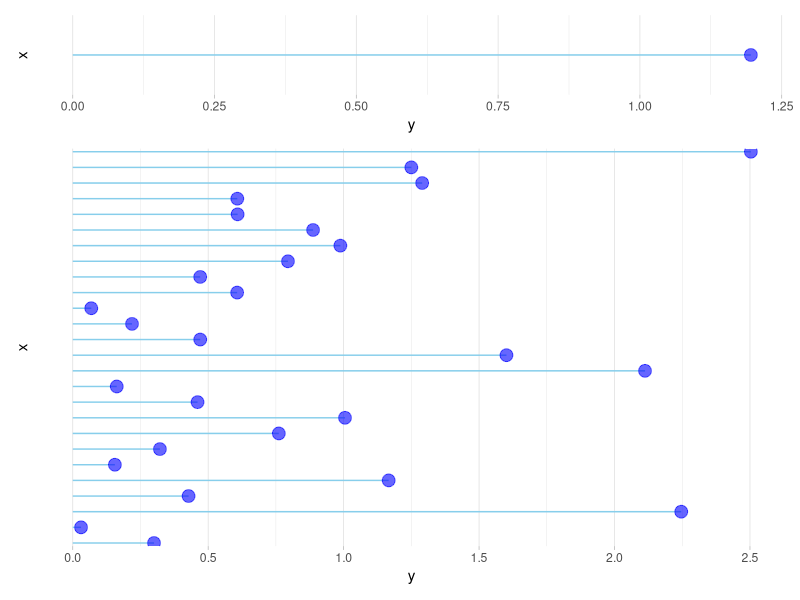

Reproduce this figure in R.
# Libraries
library(ggplot2)
library(patchwork)
# Create data
data1 <- data.frame(
  x=LETTERS[1],
  y=abs(rnorm(1))
)

data2 <- data.frame(
  x=LETTERS[1:26],
  y=abs(rnorm(26))
)


# Horizontal version
p1 <- ggplot(data1, aes(x=x, y=y)) +
  geom_segment( aes(x=x, xend=x, y=0, yend=y), color="skyblue") +
  geom_point( color="blue", size=4, alpha=0.6) +
  theme_light() +
  coord_flip() +
  theme(
    panel.grid.major.y = element_blank(),
    panel.border = element_blank(),
    axis.ticks.y = element_blank()
  ) + scale_x_discrete(labels = NULL, expand = c(0, .2))

p2 <- ggplot(data2, aes(x=x, y=y)) +
  geom_segment( aes(x=x, xend=x, y=0, yend=y), color="skyblue") +
  geom_point( color="blue", size=4, alpha=0.6) +
  theme_light() +
  coord_flip() +
  theme(
    panel.grid.major.y = element_blank(),
    panel.border = element_blank(),
    axis.ticks.y = element_blank()
  ) + scale_x_discrete(labels = NULL, expand = c(0, .2))


p1 / p2 + plot_layout(ncol = 1, heights = c(1, 5))
